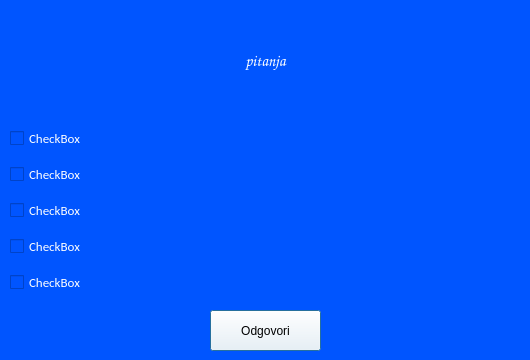
<?xml version="1.0" encoding="UTF-8"?>
<ui version="4.0">
 <class>PitanjaCheck</class>
 <widget class="QDialog" name="PitanjaCheck">
  <property name="geometry">
   <rect>
    <x>0</x>
    <y>0</y>
    <width>530</width>
    <height>360</height>
   </rect>
  </property>
  <property name="windowTitle">
   <string>Dialog</string>
  </property>
  <property name="styleSheet">
   <string notr="true">background-color: rgb(0, 85, 255);</string>
  </property>
  <widget class="QPushButton" name="pushButton_odgovor">
   <property name="geometry">
    <rect>
     <x>210</x>
     <y>310</y>
     <width>111</width>
     <height>41</height>
    </rect>
   </property>
   <property name="styleSheet">
    <string notr="true">background-color: rgb(255, 255, 255);</string>
   </property>
   <property name="text">
    <string>Odgovori</string>
   </property>
  </widget>
  <widget class="QWidget" name="layoutWidget">
   <property name="geometry">
    <rect>
     <x>10</x>
     <y>120</y>
     <width>481</width>
     <height>181</height>
    </rect>
   </property>
   <layout class="QVBoxLayout" name="verticalLayout">
    <item>
     <widget class="QCheckBox" name="checkBox_odgovor1">
      <property name="font">
       <font>
        <family>Calibri</family>
        <pointsize>10</pointsize>
       </font>
      </property>
      <property name="styleSheet">
       <string notr="true">color: rgb(255, 255, 255);</string>
      </property>
      <property name="text">
       <string>CheckBox</string>
      </property>
     </widget>
    </item>
    <item>
     <widget class="QCheckBox" name="checkBox_odgovor2">
      <property name="font">
       <font>
        <family>Calibri</family>
        <pointsize>10</pointsize>
       </font>
      </property>
      <property name="styleSheet">
       <string notr="true">color: rgb(255, 255, 255);</string>
      </property>
      <property name="text">
       <string>CheckBox</string>
      </property>
     </widget>
    </item>
    <item>
     <widget class="QCheckBox" name="checkBox_odgovor3">
      <property name="font">
       <font>
        <family>Calibri</family>
        <pointsize>10</pointsize>
       </font>
      </property>
      <property name="styleSheet">
       <string notr="true">color: rgb(255, 255, 255);</string>
      </property>
      <property name="text">
       <string>CheckBox</string>
      </property>
     </widget>
    </item>
    <item>
     <widget class="QCheckBox" name="checkBox_odgovor4">
      <property name="font">
       <font>
        <family>Calibri</family>
        <pointsize>10</pointsize>
       </font>
      </property>
      <property name="styleSheet">
       <string notr="true">color: rgb(255, 255, 255);</string>
      </property>
      <property name="text">
       <string>CheckBox</string>
      </property>
     </widget>
    </item>
    <item>
     <widget class="QCheckBox" name="checkBox_odgovor5">
      <property name="font">
       <font>
        <family>Calibri</family>
        <pointsize>10</pointsize>
       </font>
      </property>
      <property name="styleSheet">
       <string notr="true">color: rgb(255, 255, 255);</string>
      </property>
      <property name="text">
       <string>CheckBox</string>
      </property>
     </widget>
    </item>
   </layout>
  </widget>
  <widget class="QLabel" name="label_pitanja">
   <property name="geometry">
    <rect>
     <x>0</x>
     <y>20</y>
     <width>531</width>
     <height>81</height>
    </rect>
   </property>
   <property name="font">
    <font>
     <family>Comic Sans MS</family>
     <pointsize>12</pointsize>
     <weight>75</weight>
     <bold>true</bold>
    </font>
   </property>
   <property name="styleSheet">
    <string notr="true">color: rgb(255, 255, 255);</string>
   </property>
   <property name="text">
    <string>pitanja</string>
   </property>
   <property name="alignment">
    <set>Qt::AlignCenter</set>
   </property>
  </widget>
 </widget>
 <resources/>
 <connections/>
</ui>
